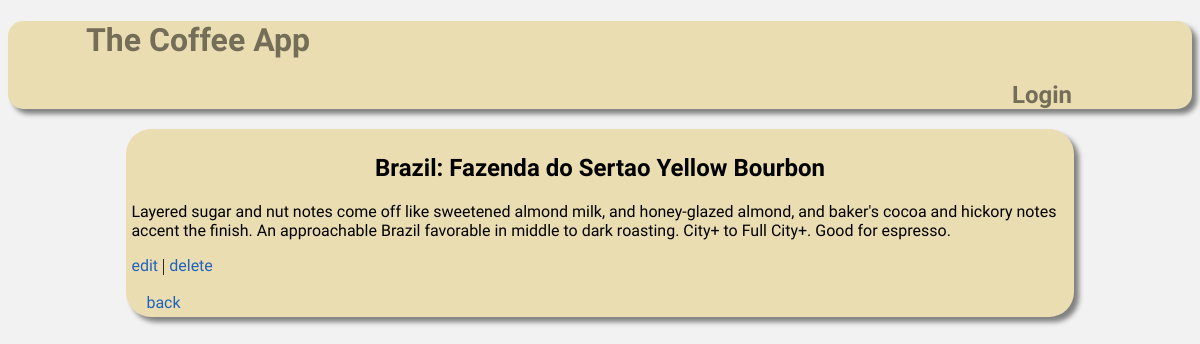
Screenshot of /show-coffee/1 with the database file from the repository.
### database_setup.py (models this page shows)
class Origin(Base):
    __tablename__ = 'origin'
    id = Column(Integer, primary_key=True)
    name = Column(String(250), nullable=False)

class Coffee(Base):
    __tablename__ = 'coffee'
    id = Column(Integer, primary_key=True)
    name = Column(String(250), nullable=False)
    description = Column(String(250))
    origin_id = Column(Integer, ForeignKey('origin.id'))
    origin = relationship(Origin)

### project.py (the view)
@app.route('/show-coffee/<int:coffee_id>', methods=['GET'])
def showCoffee(coffee_id):
    coffee = session.query(Coffee).filter_by(id=coffee_id).one()
    origin = session.query(Origin).filter_by(id=coffee.origin_id).one()
    return render_template('show-coffee.html', coffee=coffee, origin=origin)

### templates/show-coffee.html (shortened to what this page needs)
{% extends "main.html" %}
{% block content %}
<h2 class="sub-header">{{ origin.name }}: {{ coffee.name }}</h2>
<p class="coffee-description">{{coffee.description}}</p>
<a href="{{url_for('editSingleCoffee', coffee_id=coffee.id)}}">edit</a> | <a href="{{url_for('deleteCoffeeToHome', coffee_id=coffee.id)}}">delete</a>
<br /><br />
<a href="{{ url_for('showHomePage') }}" class="back-button">back</a>
{% endblock %}

### static/style.css (style rules this page uses)
* { box-sizing: border-box; }
header, h1, h2, h4 { font-family: 'Bungee Inline', cursive; }
a, .coffee-description { font-family: 'Comfortaa', cursive; }
.sub-header { text-align: center; }
.back-button, .button { margin: 15px; position: relative; }
body { background-color: #f2f2f2; }
a { text-decoration: none; color: #2063bc; }

### rows the page displays
Origin: name "Brazil"
Coffee: name "Fazenda do Sertao Yellow Bourbon", description "Layered sugar and nut notes come off like sweetened almond milk, and honey-glazed almond, and baker's cocoa and hickory notes accent the finish. An approachable Brazil favorable in middle to dark roasting. City+ to Full City+. Good for espresso."
